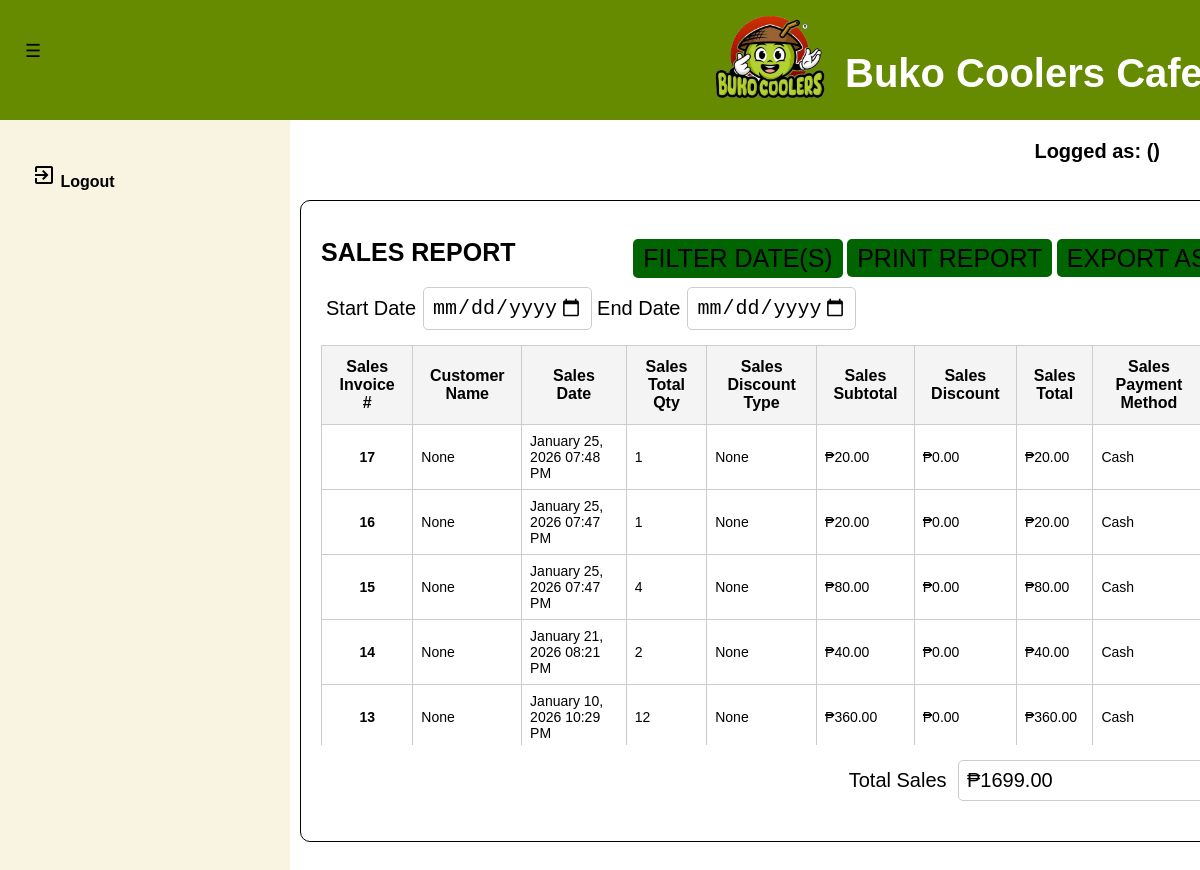
The app's page /sales_report_list.php with its own data.
### tables this page shows
CREATE TABLE `tbl_orders` (
  `PK_ORDER_ID` int(11) NOT NULL,
  `CUST_NAME` varchar(50) NOT NULL,
  `ORDER_TIMESTAMP` datetime NOT NULL DEFAULT current_timestamp(),
  `ORDER_SUBTOTAL` decimal(10,2) NOT NULL,
  `ORDER_TOTAL_AMT` decimal(10,2) NOT NULL,
  `ORDER_DISCOUNT_TYPE` varchar(25) NOT NULL DEFAULT 'None',
  `ORDER_PAYMENT_METHOD` enum('Cash','GCash') NOT NULL,
  `ORDER_PAID_AMT` decimal(10,2) NOT NULL,
  `ORDER_CHANGE_AMT` decimal(10,2) NOT NULL,
  `ORDER_GCASH_REF` varchar(50) NOT NULL DEFAULT 'None'
);

### sales_report_list.php (the view, shortened to what this page needs)
<?php
    include ('database_connection.php');
    $csv_export = "sales_report_export.php";
    $url_print = "sales_report_pdfexport.php";
    $show_orderlist = "SELECT tbl_orders.PK_ORDER_ID AS 'PK_ORDER_ID', tbl_orders.CUST_NAME AS 'CUST_NAME', DATE_FORMAT(DATE_ADD(tbl_orders.ORDER_TIMESTAMP, INTERVAL 8 HOUR), '%Y-%m-%d %r') AS 'ORDER_TIMESTAMP',
    SUM(tbl_order_items.ORDER_PRODUCT_QTY) AS 'TOTAL_QTY', tbl_orders.ORDER_SUBTOTAL AS 'SUBTOTAL', tbl_orders.ORDER_TOTAL_AMT AS
    'TOTAL_SALES', tbl_orders.ORDER_DISCOUNT_TYPE AS 'DISCOUNT_TYPE', tbl_orders.ORDER_PAYMENT_METHOD AS 'PAYMENT_METHOD' FROM tbl_orders
    RIGHT JOIN tbl_order_items ON tbl_orders.PK_ORDER_ID = tbl_order_items.PK_ORDER_ID GROUP BY tbl_orders.PK_ORDER_ID ORDER BY tbl_orders.PK_ORDER_ID DESC";
    $show_sum_head = "SELECT SUM(tbl_order_items.ORDER_PRODUCT_QTY) AS 'TOTAL_QTY',
    (SELECT SUM(tbl_orders.ORDER_TOTAL_AMT) FROM tbl_orders) AS 'TOTAL_SALES' from tbl_orders JOIN tbl_order_items
    ON tbl_orders.PK_ORDER_ID = tbl_order_items.PK_ORDER_ID";
    $exec_showorderlist = mysqli_query($databaseconn, $show_orderlist);
    $exec_sum_head = mysqli_query($databaseconn, $show_sum_head);
    while($row = mysqli_fetch_assoc($exec_sum_head)){
        $ret_total_sales = $row['TOTAL_SALES'];
    }
?>
<!DOCTYPE html>
    <html lang="en">
    <head>
        <link rel="stylesheet" type="text/css" href="styles/dashboard.css">
        <link rel="stylesheet" type="text/css" href="styles/viewdata_style.css">
        <link rel="stylesheet" type="text/css" href="styles/dashboard_style.css">
    </head>
    <body>
        <div class="main_container">
            <header>
                <div id="navleft" class="show_navleft">
                    <span class="toggle-btn" onclick="toggleNav()">&#9776;</span>
                </div>
                <div class="header-content">
                    <div class="header-left">
                        <img src="templates/designs/logo_nonbg.png" alt="Buko Coolers Logo" class="logo">
                        <h1>Buko Coolers Cafe</h1>
                    </div>
                </div>
            </header>
            <div id="sidenav" class="side_nav">
                <a href="logout_action.php" onclick="return confirm('Are you sure do you want to logout?');"><i class="material-icons">exit_to_app</i> Logout</a>
            </div>
        </div>
        <div class="form_container">
            <h1>SALES REPORT</h1>
            <div class="button_upper_search">
                <form class="list_forms_upper" method="POST" action="">
                    <div class="form-row">
                        <label for="dateStart">Start Date</label>
                        <input type="date" id="startdate" name="datestart">
                        <label for="dateEnd">End Date</label>
                        <input type="date" id="enddate" name="dateend">
                        <div class="form-side">
                            <button id="searchdate" name="searchdata">FILTER DATE(S)</button>
                            <a id="exportreport" name="reportexport" href="<?php echo $url_print; ?>">PRINT REPORT</a>
                            <a id="exportcsv" name="csvexport" href="<?php echo $csv_export;?>">EXPORT AS CSV</a>
                        </div>
                    </div>
                </form>
            </div>
            <div class="table_container_search">
                <div style="overflow-y: auto; height: 400px;">
                    <table class="dataview">
                        <thead>
                            <tr>
                                <th>Sales Invoice #</th>
                                <th>Customer Name</th>
                                <th>Sales Date</th>
                                <th>Sales Total Qty</th>
                                <th>Sales Discount Type</th>
                                <th>Sales Subtotal</th>
                                <th>Sales Discount</th>
                                <th>Sales Total</th>
                                <th>Sales Payment Method</th>
                            </tr>
                        </thead>
                        <tbody id="table_body">
                            <tr>
                                <?php
                                    if (mysqli_num_rows($exec_showorderlist) > 0) {
                                        while($row = mysqli_fetch_assoc($exec_showorderlist)){
                                            $ret_order_id = $row['PK_ORDER_ID'];
                                            $ret_order_cust = $row['CUST_NAME'];
                                            $ret_order_datetime = $row['ORDER_TIMESTAMP'];
                                            $ret_order_qty = $row['TOTAL_QTY'];
                                            $ret_order_disc = $row['DISCOUNT_TYPE'];
                                            $ret_total_sub = $row['SUBTOTAL'];
                                            $ret_order_sales = $row['TOTAL_SALES'];
                                            $ret_order_payment = $row['PAYMENT_METHOD'];
                                            $ret_order_datetime_format_create = date_create($ret_order_datetime);
                                            $ret_order_datetime_format = date_format($ret_order_datetime_format_create, "F d, Y h:i A");
                                            echo "<tr>";
                                            echo "<td style='text-align: center; font-weight: bold;'>$ret_order_id</td>";
                                            echo "<td>";
                                            if ($ret_order_cust === "") {
                                                echo "None";} else {
                                                echo $ret_order_cust;}
                                            echo "</td>";
                                            echo "<td>$ret_order_datetime_format</td>";
                                            echo "<td>$ret_order_qty</td>";
                                            echo "<td>$ret_order_disc</td>";
                                            echo "<td>₱" . $ret_total_sub ."</td>";
                                            echo "<td>₱" . $ret_total_sub - $ret_order_sales . ".00</td>";
                                            echo "<td>₱" . $ret_order_sales . "</td>";
                                            echo "<td>$ret_order_payment</td>";
                                            echo "</tr>";
                                        }
                                    } else {
                                        echo "<tr>
                                        <td colspan='10'>No sales report as of this period.</td>
                                        </tr>";
                                    }
                                ?>
                            </tr>
                        </tbody>
                    </table>
                </div>
            </div>
            <div class="list_forms_lower">
                <label for="paysales">Total Sales</label>
                <input type="text" name="total_sales_amt" id="total_sales" value="<?php if ($ret_total_sales != 0) {echo "₱" . $ret_total_sales;} else {echo "₱0.00";} ?>" readonly>
            </div>
        </div>
        <div class="header-right">
            <p>Logged as: <?php echo htmlspecialchars($return_username); ?> (<?php echo htmlspecialchars($return_role); ?>)</p>
    </body>
</html>

### styles/viewdata_style.css (style rules this page uses)
.form_container { position: fixed; top: 200px; left: 300px; padding: 20px; width: 80%; height: 600px; border: 1px solid #000; border-radius: 10px; }
.form_container h1 { text-align: left; font-size: 25px; font-weight: bold; margin-bottom: 20px; }
.table_container_search { position: relative; top: 15px; }
.list_forms_upper, .form_container .form_row_order { display: flex; flex-wrap: wrap; gap: 10px; align-items: center; }
.list_forms_upper .form-row { display: flex; justify-content: space-between; align-items: center; }
.list_forms_upper input { flex: 2; padding: 8px; font-size: 20px; border: 1px solid #ccc; border-radius: 5px; margin-left: 7px; }
.list_forms_upper label { margin-left: 5px; font-size: 20px; }
.list_forms_upper .form-row .form-side { position: absolute; align-items: center; right: 25px; top: 28px; }
.list_forms_lower { position: absolute; flex-wrap: wrap; gap: 10px; align-items: center; margin-top: 30px; right: 25px; }
.list_forms_lower input { flex: 2; padding: 8px; font-size: 20px; border: 1px solid #ccc; border-radius: 5px; margin-left: 7px; width: 300px; }
.list_forms_lower label { margin-left: 5px; font-size: 20px; }
#exportcsv, #exportreport, #prodadd, #searchdate, #usradd { margin-top: 10px; padding: 5px 10px; border: none; border-radius: 5px; background-color: darkgreen; color: black; cursor: pointer; font-size: 25px; }
.form-side a, .table_container_nouppr a { text-decoration: none; color: black; }
.dataview { width: 100%; border-collapse: collapse; }
.dataview thead th { border: 1px solid #ccc; position: sticky; top: 0; background-color: #f4f4f4; z-index: 3; font-size: 16px; }
.dataview th, .dataview td { border: 1px solid #ccc; padding: 12px; text-align: center; }
.dataview td { border: 1px solid #ccc; padding: 8px; text-align: left; font-size: 14px; }

### styles/dashboard_style.css (style rules this page uses)
body, html { overflow-y: auto; overflow-x: hidden; margin: 0; padding: 0; font-family: Arial, sans-serif; background-color: white; height: 100%; }
header { justify-content: space-between; align-items: flex-start; background-color: #668b00; padding: 10px; color: white; height: 100px; width: 100%; }
.header-content { display: flex; justify-content: space-between; align-items: center; }
.header-left { display: flex; align-items: center; }
.header-left .logo { width: 150px; height: auto; margin-top: -60px; margin-left: 685px; margin-right: 0px; }
.header-left h1 { color: white; font-size: 40px; margin-top: 0px; }
.header-right { position: fixed; top: 120px; right: 40px; font-size: 20px; color: black; font-weight: bold; }
.side_nav { height: calc(100vh - 120px); width: 290px; position: fixed; top: 120px; left: 0; background-color: #F8F4E1; overflow-y: auto; overflow-x: hidden; transition: 0.5s; padding-top: 10px; display: flex; flex-direction: column; }
.side_nav a { padding: 33px 8px 8px 32px; text-decoration: none; font-size: 16px; color: black; display: block; transition: 0.5s; font-weight: bold; }
#navleft { width: 290px; transition: margin-left 0.5s; padding: 16px; }
.toggle-btn { position: fixed; top: 30px; left: -5px; z-index: 1; padding: 10px 30px; color: black; cursor: pointer; font-size: 18px; }

### records on screen
tbl_orders: PK_ORDER_ID "17", CUST_NAME "None", ret_order_datetime_format "January 25, 2026 07:48 PM", ret_order_qty "1", ORDER_DISCOUNT_TYPE "None", ORDER_SUBTOTAL "20.00", $ret_total_sub - $ret_order_sales "0", ORDER_TOTAL_AMT "20.00", ORDER_PAYMENT_METHOD "Cash"
tbl_orders: PK_ORDER_ID "16", CUST_NAME "None", ret_order_datetime_format "January 25, 2026 07:47 PM", ret_order_qty "1", ORDER_DISCOUNT_TYPE "None", ORDER_SUBTOTAL "20.00", $ret_total_sub - $ret_order_sales "0", ORDER_TOTAL_AMT "20.00", ORDER_PAYMENT_METHOD "Cash"
tbl_orders: PK_ORDER_ID "15", CUST_NAME "None", ret_order_datetime_format "January 25, 2026 07:47 PM", ret_order_qty "4", ORDER_DISCOUNT_TYPE "None", ORDER_SUBTOTAL "80.00", $ret_total_sub - $ret_order_sales "0", ORDER_TOTAL_AMT "80.00", ORDER_PAYMENT_METHOD "Cash"
tbl_orders: PK_ORDER_ID "14", CUST_NAME "None", ret_order_datetime_format "January 21, 2026 08:21 PM", ret_order_qty "2", ORDER_DISCOUNT_TYPE "None", ORDER_SUBTOTAL "40.00", $ret_total_sub - $ret_order_sales "0", ORDER_TOTAL_AMT "40.00", ORDER_PAYMENT_METHOD "Cash"
tbl_orders: PK_ORDER_ID "13", CUST_NAME "None", ret_order_datetime_format "January 10, 2026 10:29 PM", ret_order_qty "12", ORDER_DISCOUNT_TYPE "None", ORDER_SUBTOTAL "360.00", $ret_total_sub - $ret_order_sales "0", ORDER_TOTAL_AMT "360.00", ORDER_PAYMENT_METHOD "Cash"
